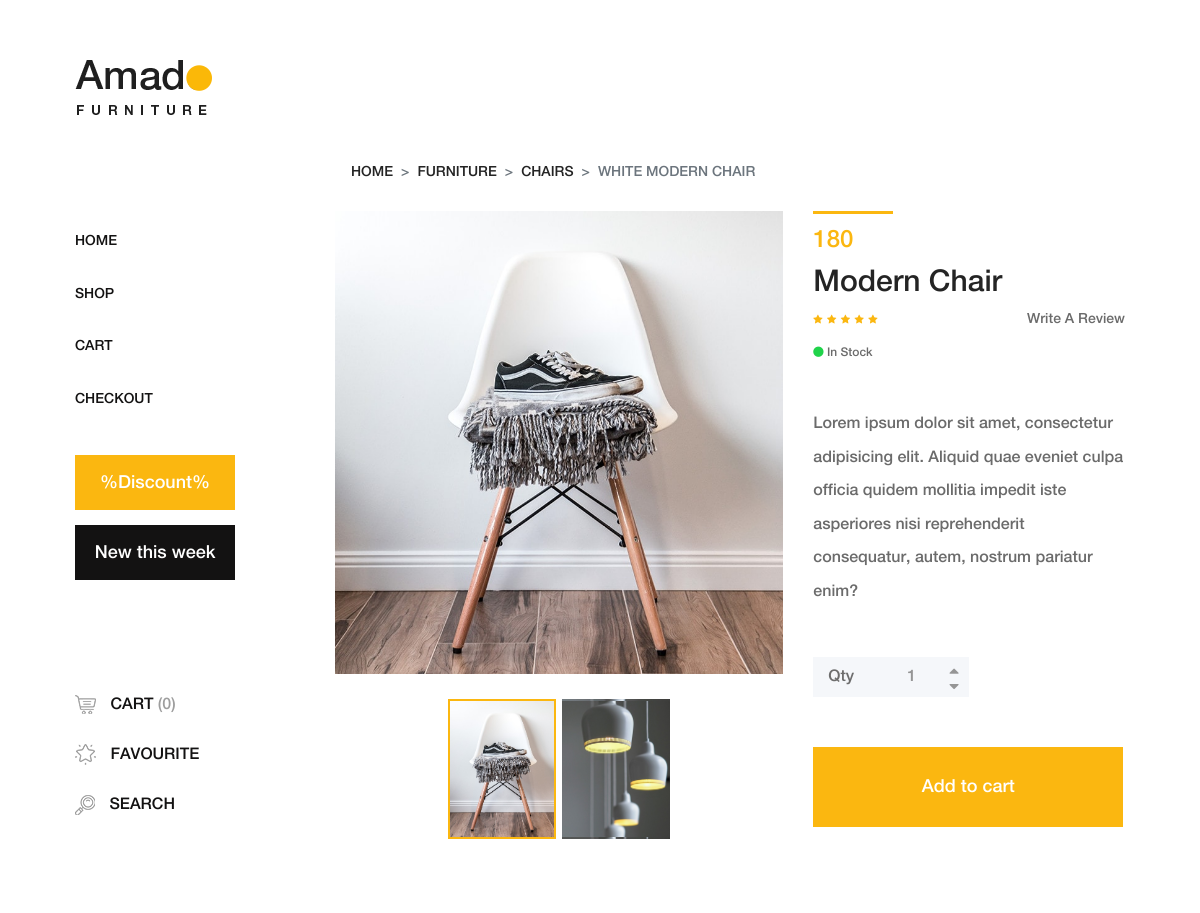
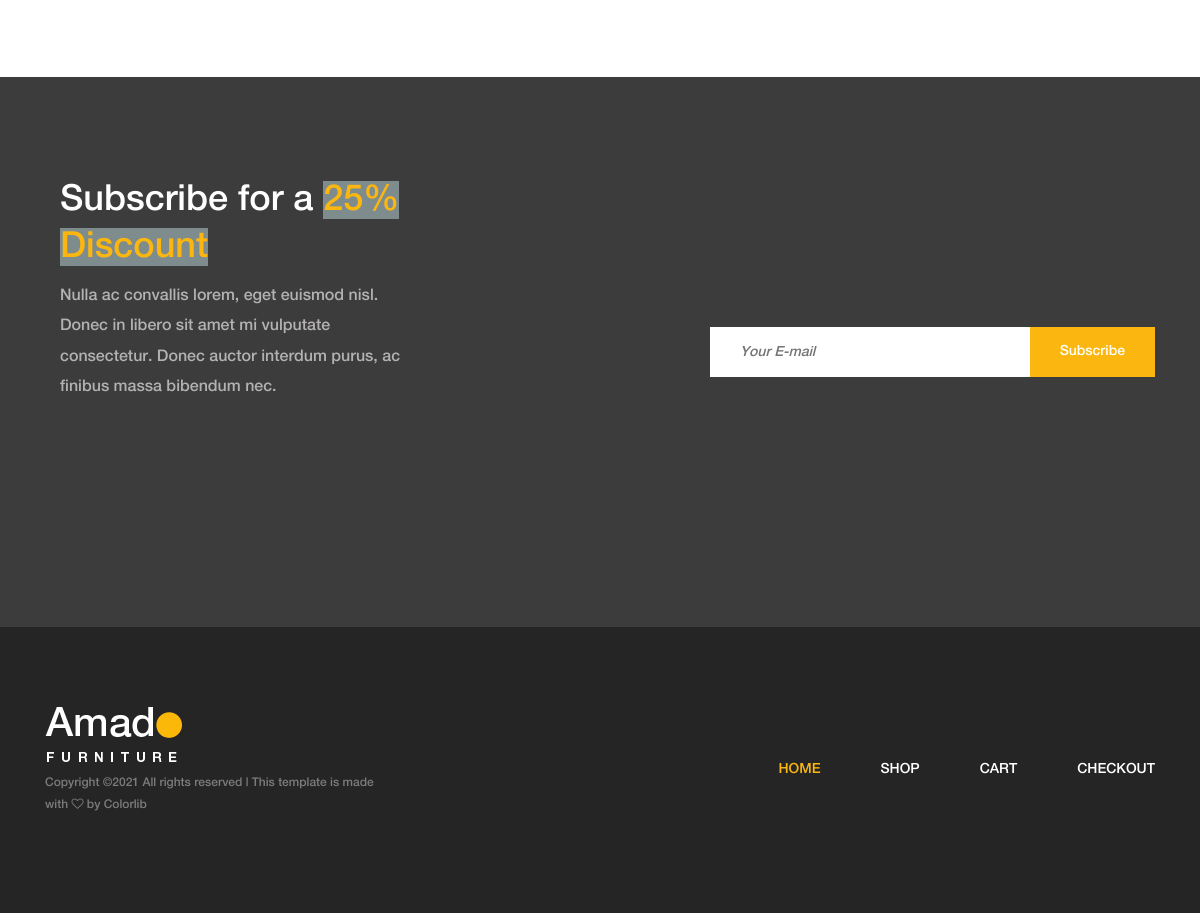
Screenshot of /product-detail/1 with the database file from the repository (2 pictures, top to bottom).
### website/models.py (models this page shows, shortened)
class Base(models.Model):
    date_add = models.DateTimeField(auto_now_add=True)
    date_update = models.DateTimeField(auto_now=True)
    status = models.BooleanField(default=True)
    class Meta :
        abstract = True

class Article(Base):
    nom = models.CharField(max_length=240)
    image = models.FileField(upload_to="image_articles")
    image_next = models.FileField(upload_to="image_articles")
    prix = models.CharField(max_length=50)
    categorie = models.ForeignKey( Categorie, related_name="categorie_articles", on_delete=models.CASCADE)
    marque = models.ForeignKey( Marque, related_name="Marque_articles", on_delete=models.CASCADE)
    description = models.TextField()
    quantite = models.IntegerField()
    favorite = models.BooleanField()
    class Meta:
        verbose_name = 'Article'
        verbose_name_plural = 'Articles'

class Website(Base):
    description_newsletter = HTMLField()
    nom_site = models.ImageField()
    copyright = models.TextField()
    class Meta:
        verbose_name = 'Website'
        verbose_name_plural = 'Websites'

### website/views.py (the view)
# urls.py: path('product-detail/<int:id>', views.product_detail , name='product-detail'),
def product_detail(request, id):
    is_product_detail = True
    website = models.Website.objects.filter(status=True).first()
    article = get_object_or_404(models.Article, id=id)
    return render(request, 'product-details.html', locals())

### templates/product-details.html (shortened to what this page needs)
{% extends 'base/base.html' %}
{% load static %}
{% block content %}
        <div class="single-product-area section-padding-100 clearfix">
            <div class="container-fluid">
                <div class="row">
                    <div class="col-12">
                        <nav aria-label="breadcrumb">
                            <ol class="breadcrumb mt-50">
                                <li class="breadcrumb-item"><a href="#">Home</a></li>
                                <li class="breadcrumb-item"><a href="#">Furniture</a></li>
                                <li class="breadcrumb-item"><a href="#">Chairs</a></li>
                                <li class="breadcrumb-item active" aria-current="page">white modern chair</li>
                            </ol>
                        </nav>
                    </div>
                </div>
                <div class="row">
                    <div class="col-12 col-lg-7">
                        <div class="single_product_thumb">
                            <div id="product_details_slider" class="carousel slide" data-ride="carousel">
                                <ol class="carousel-indicators">
                                    <li class="active" data-target="#product_details_slider" data-slide-to="0" style="background-image: url({{article.image.url}});">
                                    </li>
                                    <li data-target="#product_details_slider" data-slide-to="1" style="background-image: url({{article.image_next.url}});">
                                    </li>
                                </ol>
                                <div class="carousel-inner">
                                    <div class="carousel-item active">
                                        <a class="gallery_img" href="{{article.image.url}}">
                                            <img class="d-block w-100" src="{{article.image.url}}" alt="First slide">
                                        </a>
                                    </div>
                                </div>
                            </div>
                        </div>
                    </div>
                    <div class="col-12 col-lg-5" id="articleapp">
                        <div class="single_product_desc">
                            <div class="product-meta-data">
                                <div class="line"></div>
                                <p class="product-price">{{article.prix}}</p>
                                <a href="{% url 'product-detail' article.id %}">
                                    <h6>{{article.nom |title}}</h6>
                                </a>
                                <div class="ratings-review mb-15 d-flex align-items-center justify-content-between">
                                    <div class="ratings">
                                        <i class="fa fa-star" aria-hidden="true"></i>
                                        <i class="fa fa-star" aria-hidden="true"></i>
                                        <i class="fa fa-star" aria-hidden="true"></i>
                                        <i class="fa fa-star" aria-hidden="true"></i>
                                        <i class="fa fa-star" aria-hidden="true"></i>
                                    </div>
                                    <div class="review">
                                        <a href="#">Write A Review</a>
                                    </div>
                                </div>
                                <p class="avaibility"><i class="fa fa-circle"></i> In Stock</p>
                            </div>
                            <div class="short_overview my-5">
                                <p>{{article.description}}</p>
                            </div>
                            <form class="cart clearfix" method="post">{% csrf_token %}
                                <div class="cart-btn d-flex mb-50">
                                    <p>Qty</p>
                                    <div class="quantity">
                                        <span class="qty-minus" onclick="var effect = document.getElementById('qty'); var qty = effect.value; if( !isNaN( qty ) &amp;&amp; qty &gt; 1 ) effect.value--;return false;"><i class="fa fa-caret-down" aria-hidden="true"></i></span>
                                        <input type="number" class="qty-text" id="qty" step="1" min="1" max="300" name="quantity" value="1">
                                        <span class="qty-plus" onclick="var effect = document.getElementById('qty'); var qty = effect.value; if( !isNaN( qty )) effect.value++;return false;"><i class="fa fa-caret-up" aria-hidden="true"></i></span>
                                    </div>
                                </div>
                                <button type="submit" @click.prevent="addToCart({{ article.id }})" name="addtocart" value="5" class="btn amado-btn">Add to cart</button>
                            </form>
                        </div>
                    </div>
                </div>
            </div>
        </div>
{% endblock %}

### templates/base/base.html (shortened to what this page needs)
{% load static %}
<!DOCTYPE html>
<html lang="en">
<head>
    <link rel="stylesheet" href="{% static 'css/core-style.css' %}">
    <link rel="stylesheet" href="{% static 'style.css' %}">
</head>
<body>
    <div class="main-content-wrapper d-flex clearfix">
        <header class="header-area clearfix">
            <div class="logo">
                <a href="{% url 'index' %}"><img src="{% static 'img/core-img/logo.png' %}" alt=""></a>
            </div>
            <nav class="amado-nav">
                <ul>{% if is_index%}
                    <li class="active"><a href="{% url 'index' %}">Home</a></li>
                    {% else %}
                    <li><a href="{% url 'index' %}">Home</a></li>
                    {% endif %}
                    {% if is_shop%}
                    <li class="active"><a href="{% url 'shop' %}">Shop</a></li>
                    {% else %}
                    <li><a href="{% url 'shop' %}">Shop</a></li>
                    {% endif %}
                    {% if is_cart%}
                    <li class="active"><a href="{% url 'cart' %}">Cart</a></li>
                    {% else %}
                    <li><a href="{% url 'cart' %}">Cart</a></li>
                    {% endif %}
                    {% if is_checkout%}
                    <li class="active"><a href="{% url 'checkout' %}">Checkout</a></li>
                    {% else %}
                    <li><a href="{% url 'checkout' %}">Checkout</a></li>
                    {% endif %}
                </ul>
            </nav>
            <div class="amado-btn-group mt-30 mb-100">
                <a href="#" class="btn amado-btn mb-15">%Discount%</a>
                <a href="#" class="btn amado-btn active">New this week</a>
            </div>
            <div class="cart-fav-search mb-100">
                <a href="{% url 'cart' %}" class="cart-nav"><img src="{% static 'img/core-img/cart.png' %}" alt=""> Cart <span>(0)</span></a>
                <a href="#" class="fav-nav"><img src="{% static 'img/core-img/favorites.png' %}" alt=""> Favourite</a>
                <a href="#" class="search-nav"><img src="{% static 'img/core-img/search.png' %}" alt=""> Search</a>
            </div>
        </header>
        {% block content %}
        {% endblock %}
    </div>
    <section class="newsletter-area section-padding-100-0">
        <div class="container">
            <div class="row align-items-center">
                <div class="col-12 col-lg-6 col-xl-7">
                    <div class="newsletter-text mb-100">
                        {{website.description_newsletter | safe}}
                    </div>
                </div>
                <div class="col-12 col-lg-6 col-xl-5">
                    <div class="newsletter-form mb-100">
                        <form action="#" method="post" id="app">{% csrf_token %}
                            <input type="email" name="email" class="nl-email" placeholder="Your E-mail" v-model="email">
                            <input type="submit" value="Subscribe" @click.prevent='sendmail'>
                        </form>
                    </div>
                </div>
            </div>
        </div>
    </section>
    <footer class="footer_area clearfix">
        <div class="container">
            <div class="row align-items-center">
                <div class="col-12 col-lg-4">
                    <div class="single_widget_area">
                        <div class="footer-logo mr-50">
                            <a href="index.html"><img src="img/core-img/logo2.png" alt=""></a>
                        </div>
                        <p class="copywrite">
{{website.copyright| safe}}
</p>
                    </div>
                </div>
                <div class="col-12 col-lg-8">
                    <div class="single_widget_area">
                        <div class="footer_menu">
                            <nav class="navbar navbar-expand-lg justify-content-end">
                                <div class="collapse navbar-collapse" id="footerNavContent">
                                    <ul class="navbar-nav ml-auto">
                                        <li class="nav-item active">
                                            <a class="nav-link" href="{% url 'index' %}">Home</a>
                                        </li>
                                        <li class="nav-item">
                                            <a class="nav-link" href="{% url 'shop' %}">Shop</a>
                                        </li>
                                        <li class="nav-item">
                                            <a class="nav-link" href="{% url 'cart' %}">Cart</a>
                                        </li>
                                        <li class="nav-item">
                                            <a class="nav-link" href="{% url 'checkout' %}">Checkout</a>
                                        </li>
                                    </ul>
                                </div>
                            </nav>
                        </div>
                    </div>
                </div>
            </div>
        </div>
    </footer>
</body>
</html>

### rows the page displays
Article: image (picture), image_next (picture), prix "180", nom "Modern Chair", description "Lorem ipsum dolor sit amet, consectetur adipisicing elit. Aliquid quae eveniet culpa officia quidem mollitia impedit iste asperiores nisi reprehenderit consequatur, autem, nostrum pariatur enim?"
Website: description_newsletter "Subscribe for a 25% Discount Nulla ac convallis lorem, eget euismod nisl. Donec in libero sit amet mi vulputate consectetur. Donec auctor interdum purus, ac finibus massa bibendum nec.", copyright "Copyright © All rights reserved | This template is made with by Colorlib"
